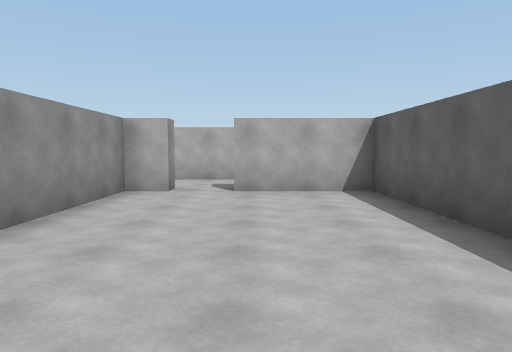
[1] (above)

17 first-person views from a walk through a scene from a Unity 3-D project. The camera is 1.4 m above the floor, tilts 4° down and sees 70° across. The floor is counted in squares, 2 m on a side. Each view is taken from the middle of a square. On the plan, view 1 faces up. The plan holds only what a view shows up to about 11 squares ahead; the rest is blank.

[2]
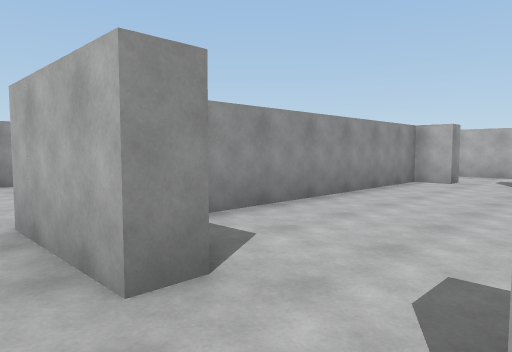

[3]
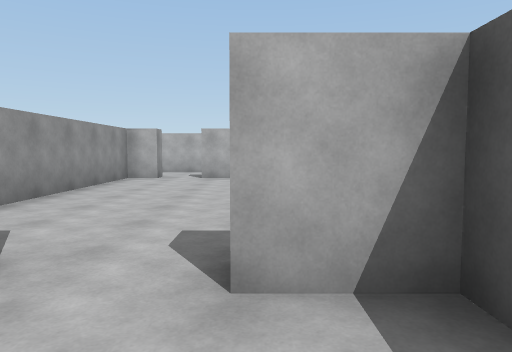

[4]
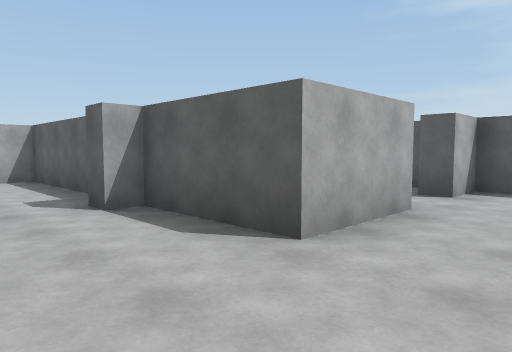

[5]
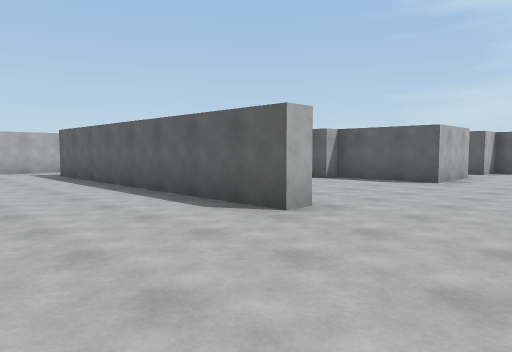

[6]
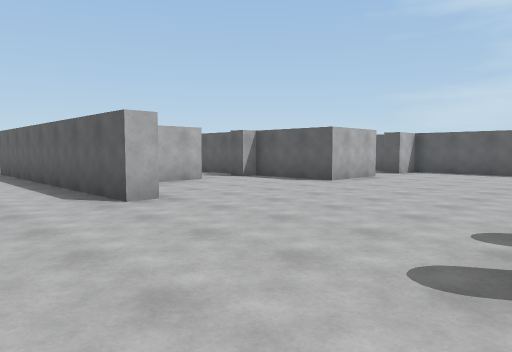

[7]
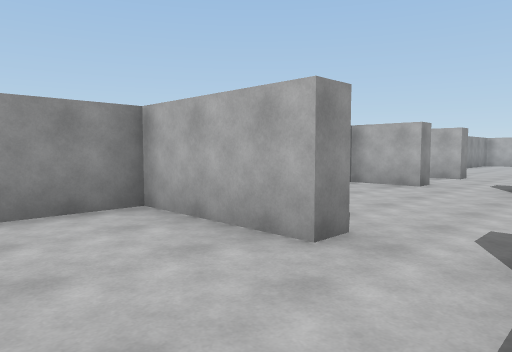

[8]
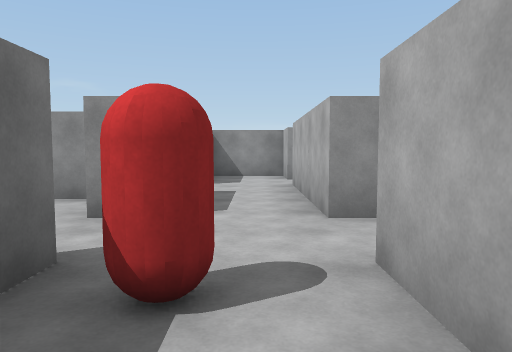

[9]
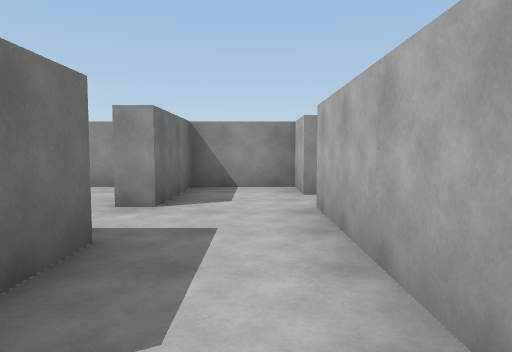

[10]
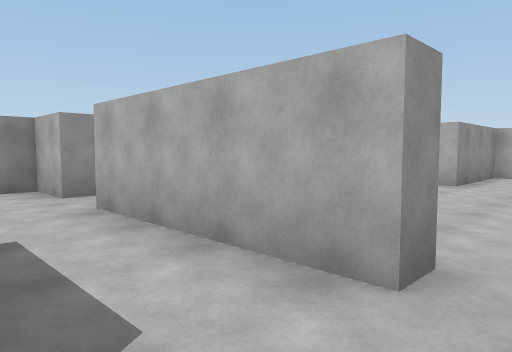

[11]
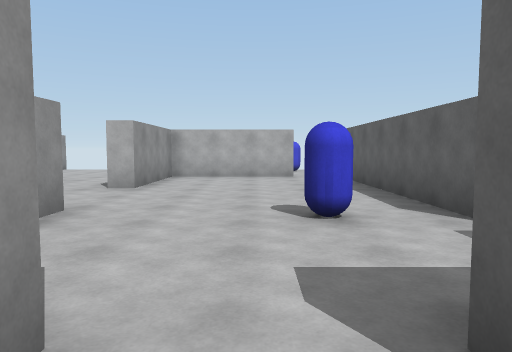

[12]
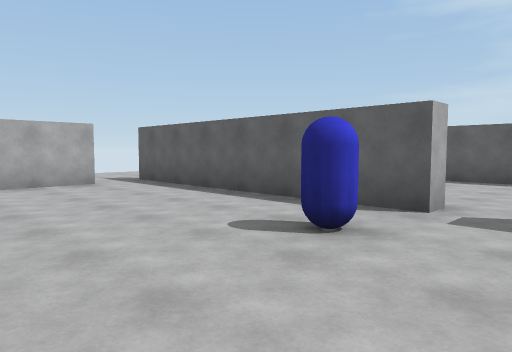

[13]
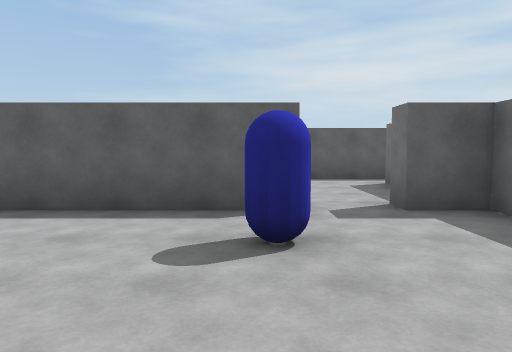

[14]
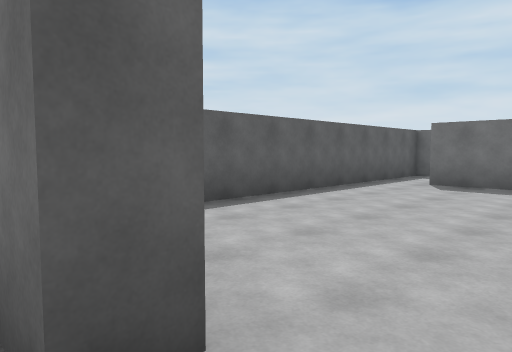

[15]
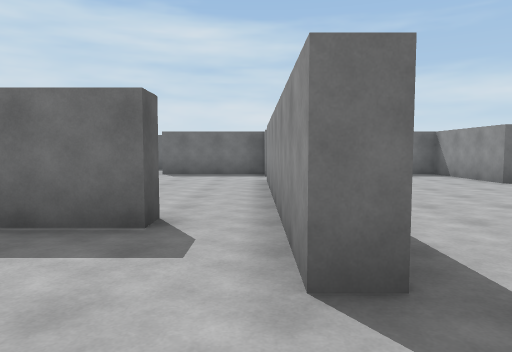

[16]
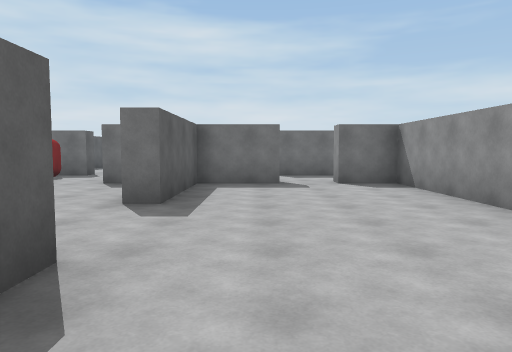

[17]
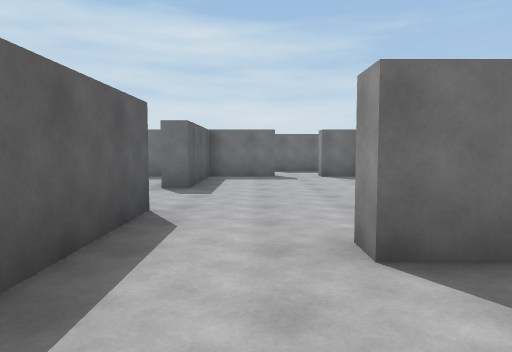

### Floor plan
Points are (right, up) in squares from view 1. A wall is a line through its corners. A room is listed if a view was taken in it or the views show most of it. See-through windows are left out.
Room 1 (view 1)
walls: (2, 2.8) (2, 6.3) (-0.4, 6.3); (-2.2, 6.4) (-2.2, 1.4); (-0.6, -0.6) (-0.6, -1.3); (0.9, -1.3) (0.9, -0.7)
ways out: opening at (0, -1) to room 2; opening at (-1.5, 7) to room 3
objects: block (-3, 1)
Room 2 (views 2, 3, 4, 5, 6, 7)
walls: (-7.1, -1.3) (-7.8, -1.3) (-7.8, 6.8); (-4.6, 1.3) (-7.2, 1.3) (-7.2, -0.6); (-0.6, -1.3) (-2.7, -1.3) (-2.7, 0.5); (2, -4) (2, -1.3) (0.9, -1.3); (-12, 5.4) (-12, 4.8); (-9.5, 6.8) (-9.5, 6.3)
ways out: opening at (0, -1) to room 1; opening at (-9, 7) to room 4; opening at (-4, 2) to room 9
Room 3 (view 8)
walls: (-0.5, 8.8) (-2.5, 8.8)
ways out: opening at (-1.5, 7) to room 1; opening at (-3.5, 8) to room 4; opening at (0, 8) to room 10
objects: block (-2, 7)
Room 4 (views 9, 10, 11)
walls: (-7.8, 6.8) (-6.6, 6.8); (-5.7, 8.8) (-9.5, 8.8); (-4.2, 6.3) (-4.2, 6.8) (-3.5, 6.8); (-10.7, 8.8) (-12, 8.8) (-12, 6.8) (-9.5, 6.8); (-2.5, 8.8) (-4.4, 8.8)
ways out: opening at (-9, 7) to room 2; opening at (-3.5, 8) to room 3; opening at (-5, 9) to room 5; opening at (-10, 9) to room 8; opening at (-5, 7) to room 9
objects: red capsule (-4, 8)
Room 5 (views 12, 13)
walls: (-7.8, 12.3) (-7.2, 12.3) (-7.2, 9.2) (-5.7, 9.2) (-5.7, 8.8); (-2.2, 11.5) (-2.7, 11.5) (-2.7, 18.3); (-2.7, 9.1) (-2.7, 10.2); (-3.9, 17.7) (-7.2, 17.7) (-7.2, 14.8) (-7.8, 14.8)
ways out: opening at (-5, 9) to room 4; opening at (-3, 11) to room 7; opening at (-8, 13.5) to room 8
objects: blue capsule (-4, 12)
Room 6 (views 14, 15, 16, 17)
walls: (-2.7, 18.3) (-2.2, 18.3) (-2.2, 16.6); (-7.8, 16.5) (-7.8, 17.4); (-1, 16.7) (0.4, 16.7); (-10.6, 16.7) (-9.8, 16.7)
ways out: opening at (-2, 17) to room 7; opening at (-9, 17) to room 8
Room 7 (no view inside)
walls: (-1, 16.1) (-1, 16.7); (-2.7, 10.2) (-2.2, 10.2); (-2.2, 16.6) (-2.2, 11.8); (-2.4, 9.2) (0.8, 9.2); (2, 8.6) (2, 14)
ways out: opening at (-3, 11) to room 5; opening at (-2, 17) to room 6; opening at (1, 9) to room 10
Room 8 (no view inside)
walls: (-12, 12.8) (-12, 9.2) (-10.7, 9.2) (-10.7, 8.8); (-7.8, 14.8) (-7.8, 16.5); (-9.8, 16.7) (-9.8, 16.3); (-9.5, 9.2) (-7.8, 9.2) (-7.8, 12.3)
ways out: opening at (-10, 9) to room 4; opening at (-8, 13.5) to room 5; opening at (-9, 17) to room 6
Room 9 (no view inside)
walls: (-4.6, 1.9) (-4.6, 1.3); (-5.7, 6.8) (-5.7, 6.3) (-7.2, 6.3) (-7.2, 5); (-2.7, 2.2) (-2.7, 6.3)
ways out: opening at (-4, 2) to room 2; opening at (-5, 7) to room 4
Room 10 (no view inside)
walls: (2, 6.6) (2, 8.6)
ways out: opening at (0, 8) to room 3; opening at (1, 9) to room 7

Positions as (right, up) in squares from view 1, and headings:
1: (0, 0), facing up
2: (1, -2), facing up-left
3: (1, -3), facing up
4: (-5, -3), facing up-right
5: (-11, -4), facing up-right
6: (-10, -6), facing up-right
7: (-3, -1), facing up-left
8: (-2, 8), facing left
9: (-5, 8), facing left
10: (-5, 7), facing up-left
11: (-5, 8), facing up
12: (-7, 10), facing up-right
13: (-7, 12), facing right
14: (-2, 17), facing down-right
15: (-2, 20), facing down
16: (-9, 17), facing down
17: (-9, 19), facing down
